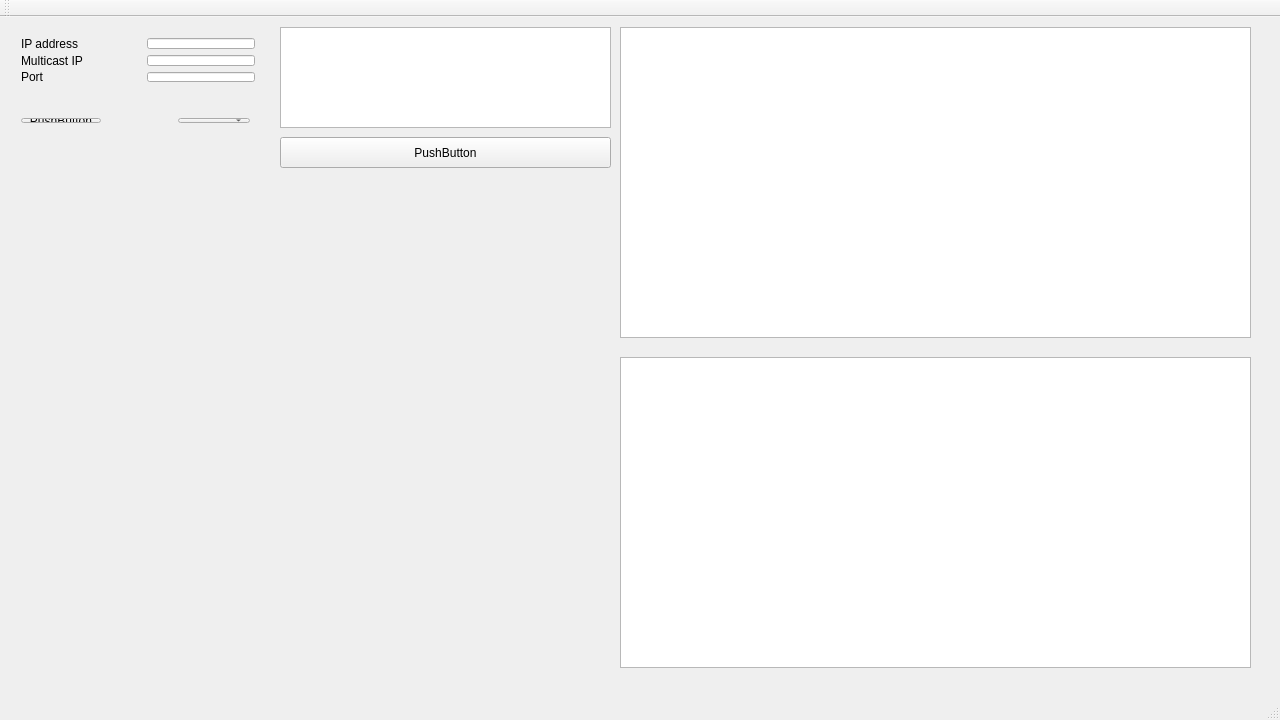
<?xml version="1.0" encoding="UTF-8"?>
<ui version="4.0">
 <class>MainWindow</class>
 <widget class="QMainWindow" name="MainWindow">
  <property name="geometry">
   <rect>
    <x>0</x>
    <y>0</y>
    <width>1280</width>
    <height>720</height>
   </rect>
  </property>
  <property name="minimumSize">
   <size>
    <width>1280</width>
    <height>720</height>
   </size>
  </property>
  <property name="maximumSize">
   <size>
    <width>1280</width>
    <height>720</height>
   </size>
  </property>
  <property name="windowTitle">
   <string>网络助手</string>
  </property>
  <widget class="QWidget" name="centralWidget">
   <widget class="QTextBrowser" name="showTheResvData">
    <property name="geometry">
     <rect>
      <x>620</x>
      <y>10</y>
      <width>631</width>
      <height>311</height>
     </rect>
    </property>
   </widget>
   <widget class="QTextBrowser" name="showTheSendData">
    <property name="geometry">
     <rect>
      <x>620</x>
      <y>340</y>
      <width>631</width>
      <height>311</height>
     </rect>
    </property>
   </widget>
   <widget class="QSplitter" name="splitter">
    <property name="geometry">
     <rect>
      <x>10</x>
      <y>10</y>
      <width>256</width>
      <height>66</height>
     </rect>
    </property>
    <property name="orientation">
     <enum>Qt::Vertical</enum>
    </property>
    <widget class="QSplitter" name="splitter_2">
     <property name="orientation">
      <enum>Qt::Vertical</enum>
     </property>
     <widget class="QSplitter" name="splitter_3">
      <property name="orientation">
       <enum>Qt::Vertical</enum>
      </property>
      <widget class="QWidget" name="layoutWidget">
       <layout class="QVBoxLayout" name="verticalLayout">
        <item>
         <layout class="QHBoxLayout" name="horizontalLayout_3">
          <item>
           <widget class="QLabel" name="ipaddrLabel">
            <property name="text">
             <string>IP address</string>
            </property>
           </widget>
          </item>
          <item>
           <spacer name="horizontalSpacer_3">
            <property name="orientation">
             <enum>Qt::Horizontal</enum>
            </property>
            <property name="sizeHint" stdset="0">
             <size>
              <width>40</width>
              <height>20</height>
             </size>
            </property>
           </spacer>
          </item>
          <item>
           <widget class="QLineEdit" name="ipaddrLineEdit"/>
          </item>
         </layout>
        </item>
        <item>
         <layout class="QHBoxLayout" name="horizontalLayout_2">
          <item>
           <widget class="QLabel" name="multicastIpaddrLabel">
            <property name="text">
             <string>Multicast IP</string>
            </property>
           </widget>
          </item>
          <item>
           <spacer name="horizontalSpacer_2">
            <property name="orientation">
             <enum>Qt::Horizontal</enum>
            </property>
            <property name="sizeHint" stdset="0">
             <size>
              <width>37</width>
              <height>14</height>
             </size>
            </property>
           </spacer>
          </item>
          <item>
           <widget class="QLineEdit" name="multicastIpaddrLineEdit"/>
          </item>
         </layout>
        </item>
        <item>
         <layout class="QHBoxLayout" name="horizontalLayout">
          <item>
           <widget class="QLabel" name="portLabel">
            <property name="text">
             <string>Port</string>
            </property>
           </widget>
          </item>
          <item>
           <spacer name="horizontalSpacer">
            <property name="orientation">
             <enum>Qt::Horizontal</enum>
            </property>
            <property name="sizeHint" stdset="0">
             <size>
              <width>40</width>
              <height>20</height>
             </size>
            </property>
           </spacer>
          </item>
          <item>
           <widget class="QLineEdit" name="portLineEdit"/>
          </item>
         </layout>
        </item>
       </layout>
      </widget>
     </widget>
    </widget>
   </widget>
   <widget class="QWidget" name="layoutWidget">
    <property name="geometry">
     <rect>
      <x>10</x>
      <y>90</y>
      <width>251</width>
      <height>27</height>
     </rect>
    </property>
    <layout class="QHBoxLayout" name="horizontalLayout_5">
     <item>
      <layout class="QHBoxLayout" name="horizontalLayout_4">
       <item>
        <widget class="QPushButton" name="startTransmitButton">
         <property name="text">
          <string>PushButton</string>
         </property>
        </widget>
       </item>
       <item>
        <spacer name="horizontalSpacer_4">
         <property name="orientation">
          <enum>Qt::Horizontal</enum>
         </property>
         <property name="sizeHint" stdset="0">
          <size>
           <width>40</width>
           <height>20</height>
          </size>
         </property>
        </spacer>
       </item>
      </layout>
     </item>
     <item>
      <widget class="QComboBox" name="modeSelectBox"/>
     </item>
    </layout>
   </widget>
   <widget class="QTextEdit" name="msgSendTextEdit">
    <property name="geometry">
     <rect>
      <x>280</x>
      <y>10</y>
      <width>331</width>
      <height>101</height>
     </rect>
    </property>
   </widget>
   <widget class="QPushButton" name="sendMsgButton">
    <property name="geometry">
     <rect>
      <x>280</x>
      <y>120</y>
      <width>331</width>
      <height>31</height>
     </rect>
    </property>
    <property name="text">
     <string>PushButton</string>
    </property>
   </widget>
   <zorder>layoutWidget</zorder>
   <zorder>showTheResvData</zorder>
   <zorder>showTheSendData</zorder>
   <zorder>splitter</zorder>
   <zorder>msgSendTextEdit</zorder>
   <zorder>sendMsgButton</zorder>
  </widget>
  <widget class="QMenuBar" name="menuBar">
   <property name="geometry">
    <rect>
     <x>0</x>
     <y>0</y>
     <width>1280</width>
     <height>23</height>
    </rect>
   </property>
  </widget>
  <widget class="QToolBar" name="mainToolBar">
   <attribute name="toolBarArea">
    <enum>TopToolBarArea</enum>
   </attribute>
   <attribute name="toolBarBreak">
    <bool>false</bool>
   </attribute>
  </widget>
  <widget class="QStatusBar" name="statusBar"/>
 </widget>
 <layoutdefault spacing="6" margin="11"/>
 <resources/>
 <connections/>
</ui>
